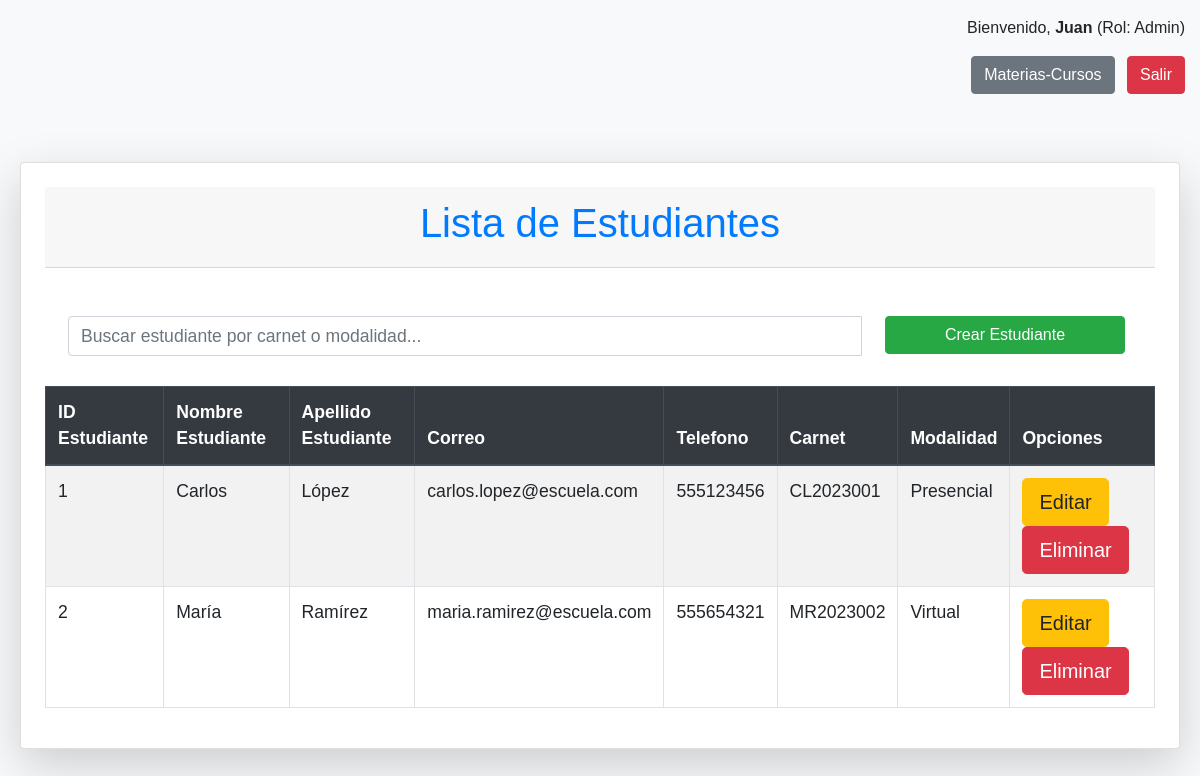
The app's page /routers/estudiantesRouter.php (signed in) with its own data.
### tables this page shows
CREATE TABLE estudiantes (
    id_estudiante INT AUTO_INCREMENT PRIMARY KEY,
    nombre VARCHAR(100) NOT NULL,
    apellido VARCHAR(100) NOT NULL,
    correo VARCHAR(100) NOT NULL UNIQUE,
    telefono VARCHAR(15),
    carnet VARCHAR(50) NOT NULL UNIQUE,
    modalidad ENUM('Presencial', 'Virtual') NOT NULL
);

### controllers/EstudiantesController.php (called while the page is built, shortened)
<?php
require_once(dirname(__FILE__) . '/../config/conf.php');
require_once(dirname(__FILE__) . '/../models/EstudiantesModel.php');
class EstudiantesController
{
    private $estudiante;
    public function __construct()
    {
        $database = new Conexion();
        $this->db = $database->Conectar();
        $this->estudiante = new Estudiantes($this->db);
    }
    public function index()
    {
        $result = $this->estudiante->get_estudiantes();
        $estudiantes = $result->fetchAll(PDO::FETCH_ASSOC);
        include(dirname(__FILE__) . '/../views/Estudiantes/indexEstudiantes.php');
    }
}

### routers/estudiantesRouter.php (called while the page is built, shortened)
<?php
require_once '../controllers/EstudiantesController.php';
$action = isset($_GET['action']) ? $_GET['action'] : '';
$controller = new EstudiantesController();
switch ($action) {
    default:
        $controller->index();
        break;
}
?>

### config/conf.php (called while the page is built, shortened)
<?php
class Conexion {
    private $host = "localhost";
    private $db = "escuela_sv";
    private $user = "root";
    private $pwd = "1234";
    public function Conectar() {
        $this->conn = null;
        try {
            $this->conn = new PDO("mysql:host=" . $this->host . ";dbname=" . $this->db, $this->user, $this->pwd);
            $this->conn->setAttribute(PDO::ATTR_ERRMODE, PDO::ERRMODE_EXCEPTION);
        } catch (PDOException $exec) {
            echo "Error en la conexión: " . $exec->getMessage();
        }
        return $this->conn;
    }
}
?>

### models/EstudiantesModel.php (called while the page is built, shortened)
<?php
class Estudiantes
{
    private $conn;
    private $table_name = "estudiantes";
    public function __construct($db)
    {
        $this->conn = $db;
    }
    public function get_estudiantes()
    {
        $query = "SELECT * FROM " . $this->table_name;
        $result = $this->conn->prepare($query);
        $result->execute();
        return $result;
    }
}

### views/Estudiantes/indexEstudiantes.php (the view, shortened to what this page needs)
<!DOCTYPE html>
<html lang="es">
<head>
    <link rel="stylesheet" href="https://stackpath.bootstrapcdn.com/bootstrap/4.5.2/css/bootstrap.min.css">
    <link rel="stylesheet" href="../views/css/EstudiantesResponsive.css">
</head>
<body class="bg-light">
    <div class="container-fluid">
        <div class="row">
            <div class="col-12 text-right mt-3">
                <p>Bienvenido, <strong><?= htmlspecialchars($_SESSION['usuarios']); ?></strong> (Rol: <?= htmlspecialchars($_SESSION['roles']); ?>)</p>
                <div class="ml-auto">
                    <a href="../routers/materiasCursosRouter.php" class="btn btn-secondary mr-2">Materias-Cursos</a>
                    <form action="../views/auth/exit.php" method="POST" class="d-inline">
                        <button type="submit" class="btn btn-danger">Salir</button>
                    </form>
                </div>
            </div>
        </div>
    </div>
    <div class="container mt-5 mb-5">
        <div class="card shadow-lg p-4">
            <div class="card-header text-center">
                <h2>Lista de Estudiantes</h2>
            </div><br><br>
            <div class="container-sm">
                <form action="" method="get">
                    <div class="input-group mb-3">
                        <input type="text" id="buscarEstudiante" class="form-control mx-2" placeholder="Buscar estudiante por carnet o modalidad..." aria-label="Recipient's username" aria-describedby="button-addon2" >
                        <div class="col-12 col-md-6 col-lg-3">
                            <a href="../routers/estudiantesRouter.php?action=create" class="btn btn-success btn-block w-100 mb-3">Crear Estudiante</a>
                        </div>
                    </div>
                </form>
            </div>
            <div class="table-responsive">
                <table class="table table-bordered table-striped">
                    <thead class="thead-dark">
                        <tr>
                            <th scope="col">ID Estudiante</th>
                            <th scope="col">Nombre Estudiante</th>
                            <th scope="col">Apellido Estudiante</th>
                            <th scope="col">Correo</th>
                            <th scope="col">Telefono</th>
                            <th scope="col">Carnet</th>
                            <th scope="col">Modalidad</th>
                            <th scope="col">Opciones</th>
                        </tr>
                    </thead>
                    <tbody id="resultadoEstudiante">
                        <?php foreach ($estudiantes as $estudiante) : ?>
                            <tr>
                                <td><?= htmlspecialchars($estudiante['id_estudiante']); ?></td>
                                <td><?= htmlspecialchars($estudiante['nombre']); ?></td>
                                <td><?= htmlspecialchars($estudiante['apellido']); ?></td>
                                <td><?= htmlspecialchars($estudiante['correo']); ?></td>
                                <td><?= htmlspecialchars($estudiante['telefono']); ?></td>
                                <td><?= htmlspecialchars($estudiante['carnet']); ?></td>
                                <td><?= htmlspecialchars($estudiante['modalidad']); ?></td>
                                <td>
                                    <a href="../routers/estudiantesRouter.php?action=edit&id=<?= $estudiante['id_estudiante']; ?>" class="btn btn-warning btn-lg">Editar</a>
                                    <a href="../routers/estudiantesRouter.php?action=confirmDelete&id=<?= $estudiante['id_estudiante']; ?>" class="btn btn-danger btn-lg">Eliminar</a>
                                </td>
                            </tr>
                        <?php endforeach; ?>
                    </tbody>
                </table>
            </div>
        </div>
    </div>
</body>
</html>

### views/css/EstudiantesResponsive.css (style rules this page uses)
body { font-family: Arial, sans-serif; background-color: #f8f9fa; }
h2, h4 { color: #007bff; }
.form-control { font-size: 1em; }
@media (min-width: 769px) { .container { padding: 20px; } }
@media (min-width: 769px) { h2, h4 { font-size: 2em; } }
@media (min-width: 769px) { .card { margin: auto; } }
@media (min-width: 769px) { .form-control, .table { font-size: 1em; } }
@media (min-width: 769px) { table { width: 100%; } }
@media (min-width: 992px) { .container { max-width: 1200px; } }
@media (min-width: 992px) { h2, h4 { font-size: 2.25em; } }
@media (min-width: 992px) { .btn { width: auto; } }
@media (min-width: 992px) { .form-control, .table { font-size: 1em; } }
@media (min-width: 1200px) { .container { max-width: 1400px; } }
@media (min-width: 1200px) { h2, h4 { font-size: 2.5em; } }
@media (min-width: 1200px) { .table { font-size: 1.1em; } }
@media (min-width: 1200px) { .form-control { font-size: 1.1em; } }

### records on screen
estudiantes: id_estudiante "1", nombre "Carlos", apellido "López", correo "carlos.lopez@escuela.com", telefono "555123456", carnet "CL2023001", modalidad "Presencial"
estudiantes: id_estudiante "2", nombre "María", apellido "Ramírez", correo "maria.ramirez@escuela.com", telefono "555654321", carnet "MR2023002", modalidad "Virtual"

### other values on screen
$_SESSION['usuarios'] "Juan"
$_SESSION['roles'] "Admin"
